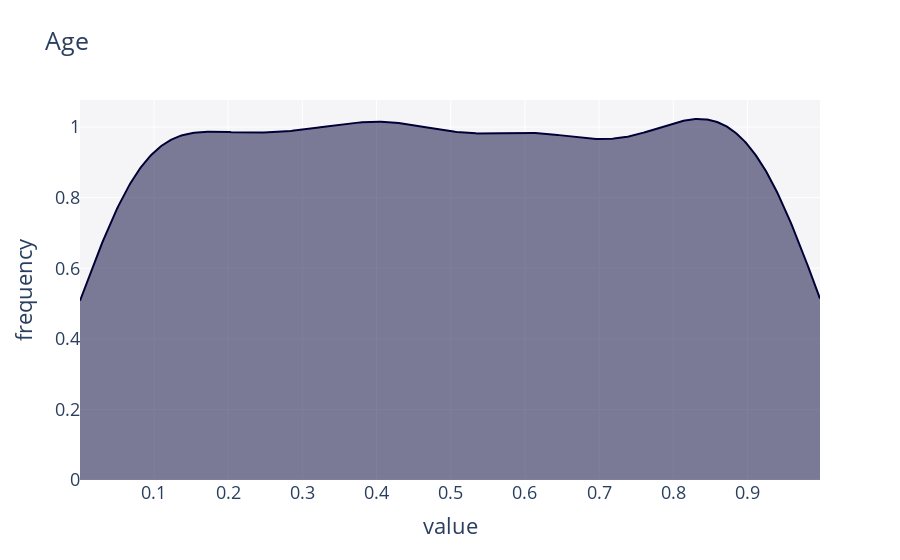

Notebook source saved alongside this figure:
### Code cell
age_cdf = copula.univariates[0].cdf(df['age'])
dist_1d(age_cdf, title='Age')

### Figure 1 — Plotly figure (JSON) as saved in the notebook; plotly's stock layout.template omitted (floating-point values rounded to 4 significant figures; data arrays with more than 128 entries replaced by an {"elided": "..."} marker saying what was removed)
{"data": [{"fill": "tozeroy", "hovertemplate": "<b>None</b><br>Frequency: %{y}<extra></extra>", "marker": {"color": "#000036"}, "mode": "lines", "showlegend": true, "type": "scatter", "x": {"elided": "500 float values"}, "xaxis": "x", "y": {"elided": "500 float values"}, "yaxis": "y"}], "layout": {"barmode": "overlay", "font": {"size": 18}, "hovermode": "closest", "legend": {"traceorder": "reversed"}, "plot_bgcolor": "#F5F5F8", "showlegend": false, "title": {"text": "Age"}, "xaxis": {"anchor": "y2", "domain": [0, 1], "title": {"text": "value"}, "zeroline": false}, "yaxis": {"anchor": "free", "domain": [0, 1], "position": 0, "title": {"text": "frequency"}}}}
